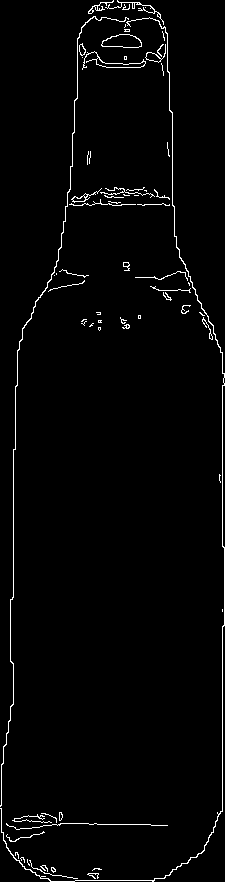
#> input picture tool/edge.png, 225 x 882 px
$ python find_level.py
#> lines starting #> are read from the running program, lines starting #| are printed output that depends on the picture
import cv2
import numpy as np
import matplotlib.pyplot as plt
from scipy import signal
from scipy.interpolate import UnivariateSpline

def lin_interp(x, y, i, half):
    return x[i] + (x[i+1] - x[i]) * ((half - y[i]) / (y[i+1] - y[i]))

def half_max_x(x, y):
    half = max(y)/20.0
    signs = np.sign(np.add(y, -half))
    zero_crossings = (signs[0:-2] != signs[1:-1])
    zero_crossings_i = np.where(zero_crossings)[0]
    return [lin_interp(x, y, zero_crossings_i[0], half),
            lin_interp(x, y, zero_crossings_i[1], half)]

img = cv2.imread("edge.png",cv2.COLOR_BGR2GRAY)
#> img: shape (882, 225); 2.2% white in thin lines or dots
sig = np.sum(img,axis=1)
#> sig = 882 values, max 20910 at index 880, min 255 at index 807, mean 1238.3
length = len(sig)
#> length = 882
sig = sig[int(0.2*length):int(0.8*length)]
#> sig = 529 values, max 16830 at index 28, min 510 at index 0, mean 971.8
sig = sig / 1000
#> sig = 529 values, max 16.83 at index 28, min 0.51 at index 0, mean 0.972
x = np.array(range(sig.shape[0]))
#> x = 529 values from 0 to 528

peaks,prop = signal.find_peaks(sig,height=10,threshold=1,distance=50)
#> peaks = [28]; prop = {'peak_heights': [16.83], 'left_thresholds': [11.98], 'right_thresholds': [8.16]}
plt.plot(sig)
plt.scatter(peaks,prop["peak_heights"])

bands = half_max_x(x[:peaks[0] +20],sig[:peaks[0] +20])
#> in half_max_x, `half = max(y)/20.0`: half = 0.841
#> in half_max_x, `signs = np.sign(np.add(y, -half))`: signs = 48 values, max 1 at index 11, min -1 at index 0, mean -0.125
#> in half_max_x, `zero_crossings_i = np.where(zero_crossings)[0]`: zero_crossings_i = [10, 30, 44, 45]
#> bands = [10.26, 30.57]
import functools
round2 = functools.partial(round,ndigits=2)
bands = list(map(round2,bands))

print(bands)
#| [10.26, 30.57]
plt.scatter(bands,[1,1])

plt.title(f"index of peaks {peaks} height fo peaks {prop['peak_heights']} bands {bands}")
plt.savefig("peaks_bands.png")
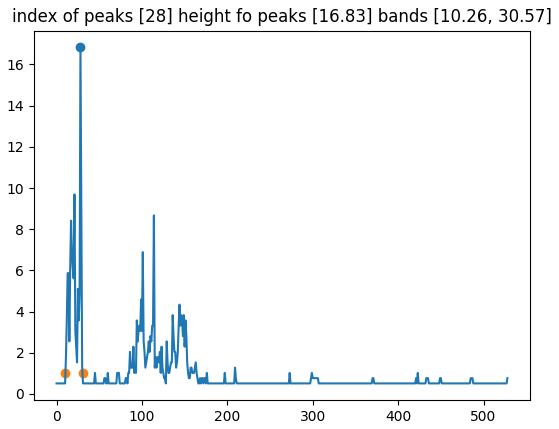
#> figure drawn by matplotlib, 1 panel; curve peaks at x = 28, y = 16.83
plt.show()
